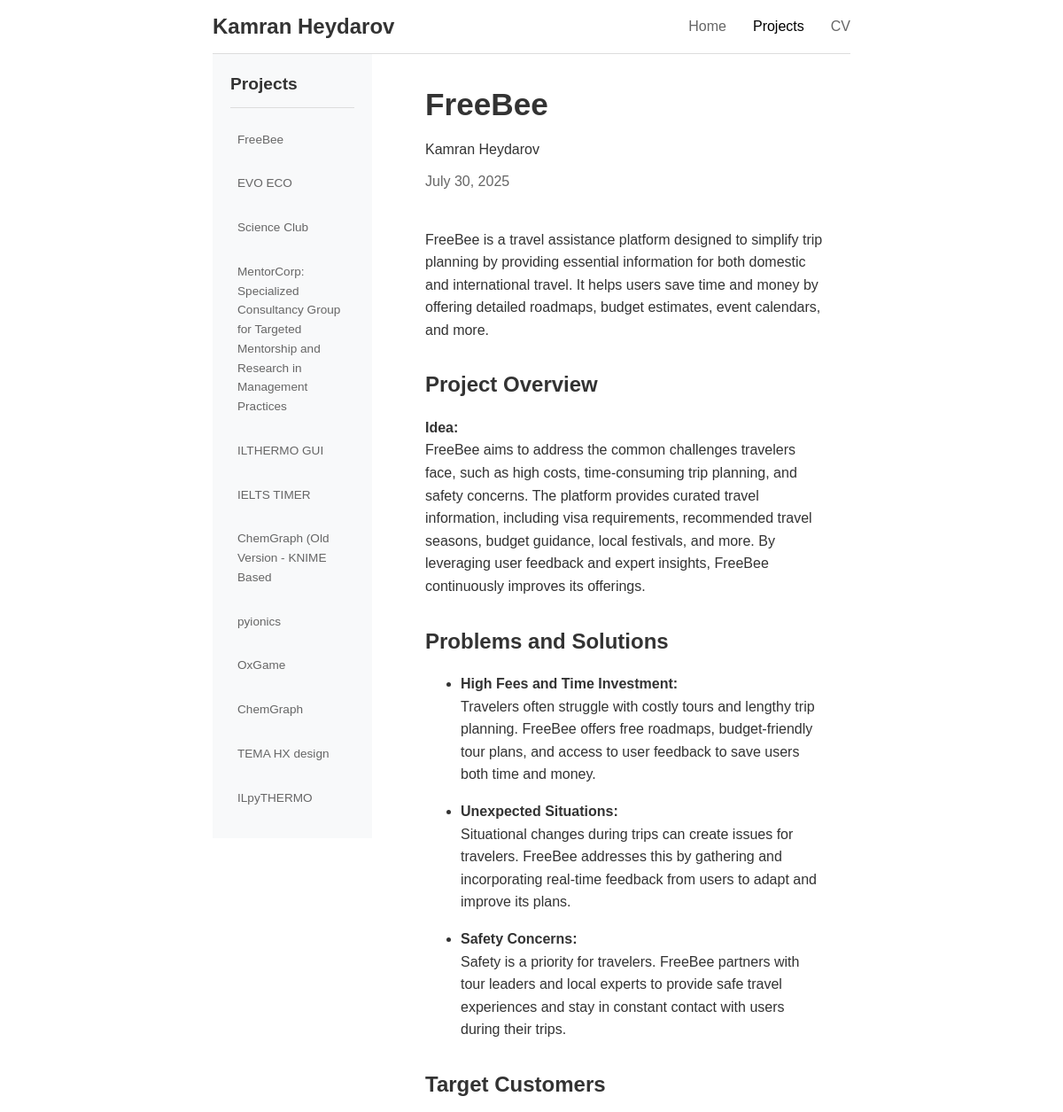
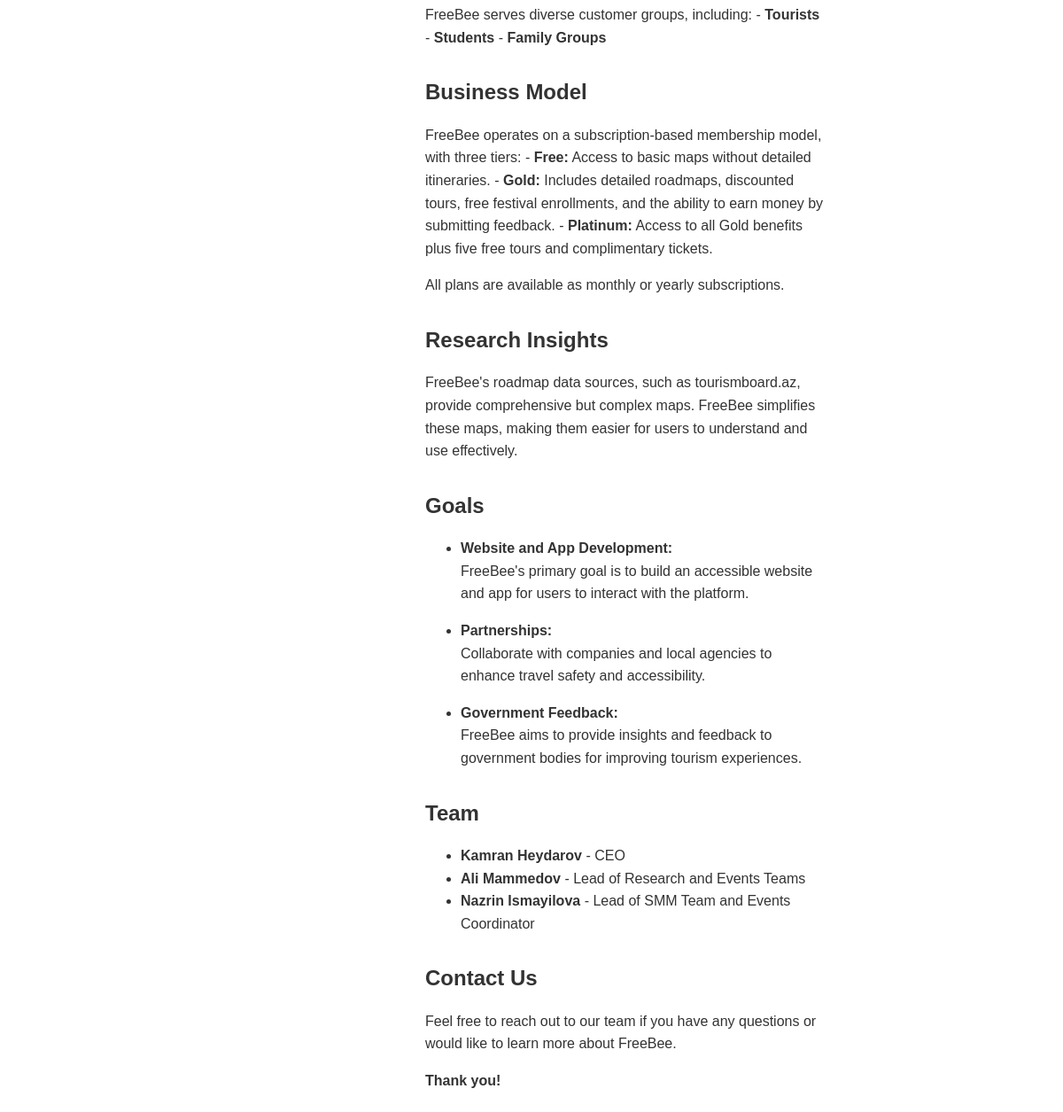
/projects/, run on the app's committed database (2 pictures, top to bottom).
### core/models.py (models this page shows, shortened)
class Project(models.Model):
    title = models.CharField(max_length=200)
    slug = models.SlugField(unique=True)
    description = models.TextField()
    technologies = models.CharField(max_length=300, help_text="Comma-separated list of technologies")
    github_url = models.URLField(blank=True, null=True)
    live_url = models.URLField(blank=True, null=True)
    created_at = models.DateTimeField(default=timezone.now)
    is_published = models.BooleanField(default=True)
    class Meta:
        ordering = ['-created_at']
    def get_markdown_description(self):
        return markdown.markdown(self.description, extensions=['codehilite', 'fenced_code', 'tables'])

### core/views.py (the view)
# urls.py: path('projects/', views.projects, name='projects'),
def projects(request):
    all_projects = Project.objects.filter(is_published=True).order_by('-created_at')
    context = {
        'all_projects': all_projects,
    }
    return render(request, 'core/projects.html', context)

### templates/core/projects.html (shortened to what this page needs)
{% extends 'base.html' %}
{% load static %}
{% block content %}
<div class="project-container">
    <aside class="project-sidebar">
        <h3>Projects</h3>
        <div class="year-menu">
            {% for project in all_projects %}
                <div class="year-section">
                    <a href="#" class="post-link" onclick="showProject('{{ project.slug }}'); return false;">
                        {{ project.title }}
                    </a>
                </div>
            {% empty %}
                <p>No projects yet.</p>
            {% endfor %}
        </div>
    </aside>
    <main class="project-content">
        {% for project in all_projects %}
            <div id="project-{{ project.slug }}" class="project-post-content" style="display: {% if forloop.first %}block{% else %}none{% endif %};">
                <div class="project-article">
                    <header class="project-header">
                        <div class="project-header-content">
                            <div class="project-header-left">
                                <h1 class="project-title">{{ project.title }}</h1>
                                <div class="project-author">
                                    <span>Kamran Heydarov</span>
                                </div>
                                <div class="project-date">
                                    {{ project.created_at|date:'F j, Y' }}
                                </div>
                            </div>
                        </div>
                    </header>
                    <div class="project-content-text">
                        {{ project.get_markdown_description|safe }}
                    </div>
                </div>
            </div>
        {% empty %}
            <div class="no-posts">
                <p>No projects to display yet. Check back later!</p>
            </div>
        {% endfor %}
    </main>
</div>
{% endblock %}

### templates/base.html (shortened to what this page needs)
{% load static %}
<link rel="stylesheet" href="{% static 'css/style.css' %}">
<body>
    <nav class="navbar">
        <div class="nav-container">
            <div class="nav-brand">
                <h3>Kamran Heydarov</h3>
            </div>
            <ul class="nav-menu">
                <li class="nav-item">
                    <a href="{% url 'core:home' %}" class="nav-link {% if request.resolver_match.url_name == 'home' %}active{% endif %}">
                        <span>Home</span>
                    </a>
                </li>
                <li class="nav-item">
                    <a href="{% url 'core:projects' %}" class="nav-link {% if request.resolver_match.url_name == 'projects' %}active{% endif %}">
                        <span>Projects</span>
                    </a>
                </li>
                <li class="nav-item">
                    <a href="{% url 'core:cv' %}" class="nav-link {% if request.resolver_match.url_name == 'cv' %}active{% endif %}">
                        <span>CV</span>
                    </a>
                </li>
            </ul>
        </div>
    </nav>
        <main class="main-content">
        <div class="content-container">
            {% block content %}
            {% endblock %}
        </div>
    </main>
</body>
</html>

### static/css/style.css (style rules this page uses)
* { box-sizing: border-box; }
body { font-family: Arial, sans-serif; line-height: 1.6; color: #333; width: 60%; margin: 0 auto; padding: 0; }
.navbar { background-color: #fff; border-bottom: 1px solid #ddd; position: fixed; top: 0; width: 60%; z-index: 1000; }
.nav-container { width: 100%; margin: 0; padding: 0; display: flex; justify-content: space-between; align-items: center; height: 60px; }
.nav-brand h3 { color: #333; font-size: 1.5rem; left: 0; }
.nav-menu { display: flex; list-style: none; gap: 30px; }
.nav-link { text-decoration: none; color: #666; font-weight: 500; transition: color 0.3s ease; }
.nav-link:hover, .nav-link.active { color: #000000; }
.main-content { margin-top: 60px; min-height: calc(100vh - 60px); }
.content-container { width: 100%; margin: 0; }
.project-container { display: flex; gap: 30px; margin-top: 20px; }
.project-sidebar { width: 180px; flex-shrink: 0; background-color: #f8f9fa; padding: 20px; height: fit-content; position: sticky; }
.project-sidebar h3 { margin-top: 0; margin-bottom: 20px; color: #333; font-size: 1.2rem; border-bottom: 1px solid #ddd; padding-bottom: 10px; }
@media (max-width: 1200px) { .project-content { max-width: 650px; } }
.project-post-content { margin-bottom: 20px; }
.project-article { padding: 30px; margin-bottom: 20px; }
.project-content-text { margin-top: 20px; line-height: 1.6; }
.project-content-text h1, .project-content-text h2, .project-content-text h3, .project-content-text h4, .project-content-text h5, .project-content-text h6 { margin-top: 30px; margin-bottom: 15px; color: #333; }
.project-content-text p { margin-bottom: 15px; }
.project-header { padding-bottom: 20px; }
.project-header-content { display: flex; justify-content: space-between; align-items: flex-start; gap: 20px; }
.project-header-left { flex: 1; }
.project-title { margin: 0 0 15px 0; color: #333; font-size: 2.2rem; font-weight: bold; }
.project-author { margin: 0 0 10px 0; }
.project-date { color: #666; font-size: 1rem; font-weight: 500; }
.project-content h1 { margin-bottom: 10px; color: #333; }
.year-menu { display: flex; flex-direction: column; gap: 8px; }
.year-section { margin-bottom: 10px; }
.post-link { display: block; padding: 5px 8px; text-decoration: none; color: #666; font-size: 0.85rem; margin-bottom: 3px; border-radius: 3px; transition: all 0.3s ease; }
.post-link:last-child { margin-bottom: 0; }

### data on the page
Project: title "FreeBee", created_at "July 30, 2025", get_markdown_description "FreeBee is a travel assistance platform designed to simplify trip planning by providing essential information for both domestic and international travel. It helps users save time and money by offering detailed roadmaps, budget estimates, event calendars, and more. Project Overview Idea: FreeBee aims to address the common challenges travelers face, such as high costs, time-consuming trip planning, and safety concerns. The platform provides curated travel information, including visa requirements, recommended travel seasons, budget guidance, local festivals, and more. By leveraging user feedback and expert insights, FreeBee continuously improves its offerings. Problems and Solutions High Fees…"
Project: title "EVO ECO"
Project: title "Science Club"
Project: title "MentorCorp: Specialized Consultancy Group for Targeted Mentorship and Research in Management Practices"
Project: title "ILTHERMO GUI"
Project: title "IELTS TIMER"
Project: title "ChemGraph (Old Version - KNIME Based"
Project: title "pyionics"
Project: title "OxGame"
Project: title "ChemGraph"
Project: title "TEMA HX design"
Project: title "ILpyTHERMO"
